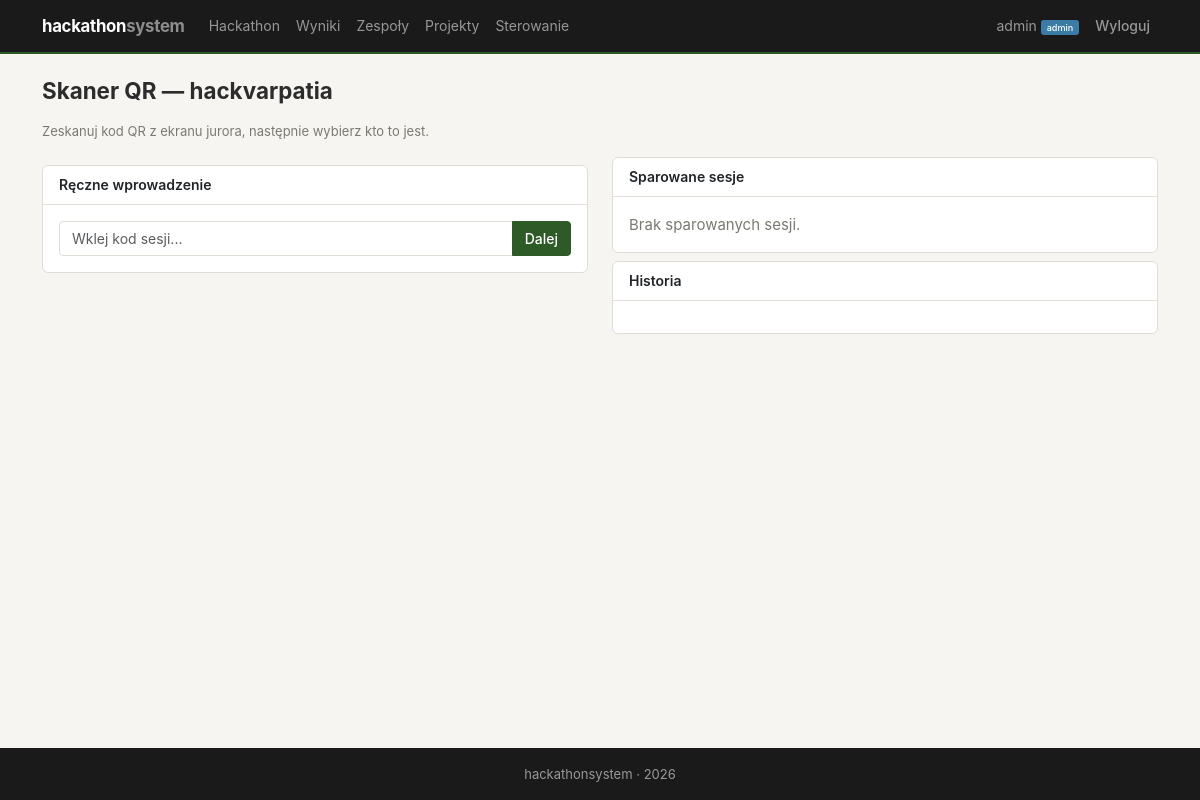
/jury/scanner/ (signed in), run on an earlier commit of the app's database.
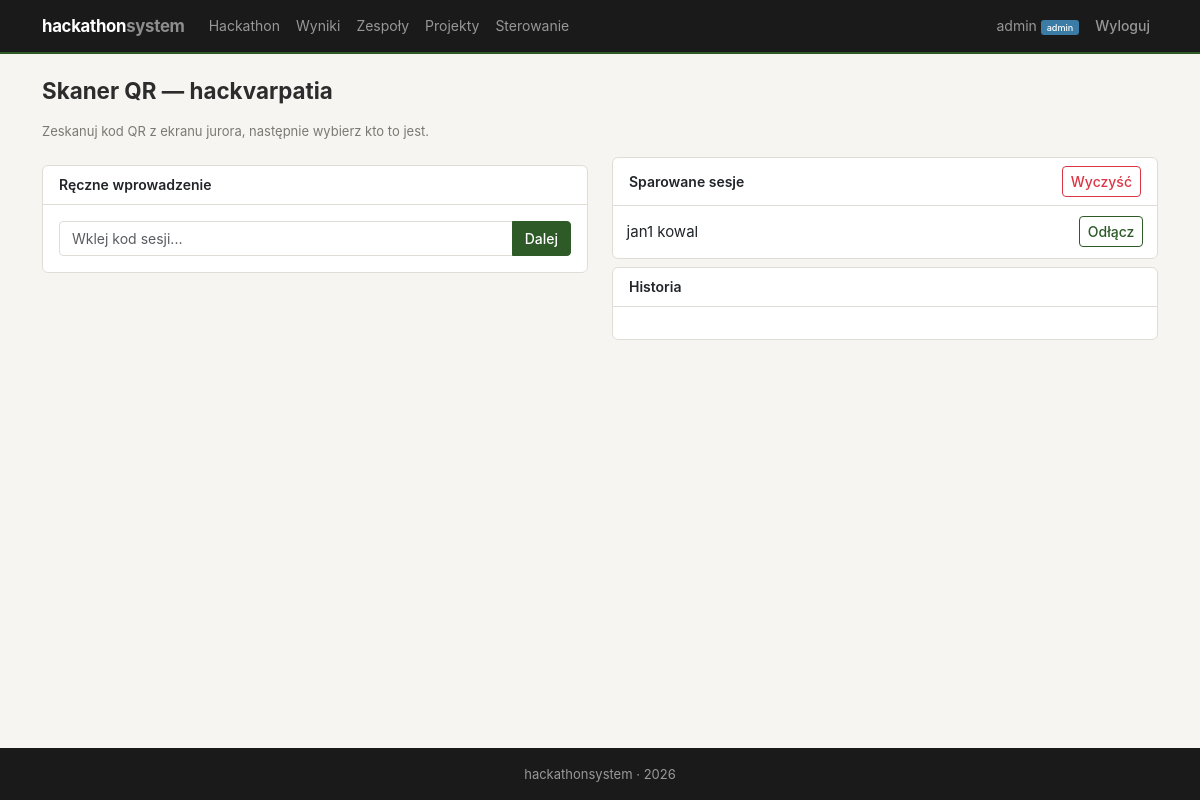
And on a later commit of the database.
### judging/models.py (models this page shows, shortened)
class JurySession(models.Model):
    code = models.UUIDField(default=uuid.uuid4, unique=True)
    jury_member = models.ForeignKey(
        JuryMember, null=True, blank=True, on_delete=models.SET_NULL,
        related_name='sessions', verbose_name='Przypisany juror'
    )
    created_at = models.DateTimeField(auto_now_add=True)

class JuryMember(models.Model):
    name = models.CharField(max_length=200, verbose_name='Imię i nazwisko')
    email = models.EmailField(unique=True, verbose_name='Email')
    qr_token = models.UUIDField(default=uuid.uuid4, unique=True, editable=False, verbose_name='Token QR')
    is_active = models.BooleanField(default=True, verbose_name='Aktywny')
    created_at = models.DateTimeField(auto_now_add=True)
    class Meta:
        verbose_name = 'Członek jury (QR)'
        verbose_name_plural = 'Członkowie jury (QR)'

### judging/views.py (the view)
    @login_required
    def wrapper(request, *args, **kwargs):
        if not hasattr(request.user, 'profile') or not request.user.profile.is_admin:
            messages.error(request, 'Brak uprawnień administratora.')
            return redirect('accounts:dashboard')
        return view_func(request, *args, **kwargs)

### accounts/models.py (called while the page is built)
    @property
    def is_admin(self):
        return self.role == 'admin'

### hackathon/models.py (called while the page is built)
    @classmethod
    def current(cls):
        h = cls.objects.first()
        if not h:
            raise Http404("Brak hackathonu. Utwórz hackathon w panelu admina.")
        return h

### judging/views.py (called while the page is built)
def admin_required(view_func):
    @login_required
    def wrapper(request, *args, **kwargs):
        if not hasattr(request.user, 'profile') or not request.user.profile.is_admin:
            messages.error(request, 'Brak uprawnień administratora.')
            return redirect('accounts:dashboard')
        return view_func(request, *args, **kwargs)
    wrapper.__name__ = view_func.__name__
    return wrapper

@admin_required
def jury_scanner(request):
    hackathon = Hackathon.current()
    members = JuryMember.objects.filter(is_active=True).order_by('name')
    paired = JurySession.objects.filter(jury_member__isnull=False).select_related('jury_member').order_by('-created_at')[:20]
    return render(request, 'judging/jury_scanner.html', {
        'hackathon': hackathon,
        'members': members,
        'paired_sessions': paired,
    })

### judging/templates/judging/jury_scanner.html (shortened to what this page needs)
{% extends 'base.html' %}
{% block content %}
<div class="section-header">
    <h2>Skaner QR — {{ hackathon.name }}</h2>
</div>
<p class="text-muted" style="font-size:13px">Zeskanuj kod QR z ekranu jurora, następnie wybierz kto to jest.</p>
<div class="row">
    <div class="col-md-6">
        <div class="card mt-2">
            <div class="card-header">Ręczne wprowadzenie</div>
            <div class="card-body">
                <div class="input-group">
                    <input type="text" id="manual-code" class="form-control" placeholder="Wklej kod sesji...">
                    <button class="btn btn-primary" onclick="showPairForm(document.getElementById('manual-code').value.trim())">Dalej</button>
                </div>
            </div>
        </div>
    </div>
    <div class="col-md-6">
        <div class="card">
            <div class="card-header d-flex justify-content-between align-items-center">
                Sparowane sesje
                {% if paired_sessions %}
                <form method="post" action="{% url 'jury:clear_sessions' %}">
                    <button class="btn btn-sm btn-outline-danger" onclick="return confirm('Wyczyścić wszystkie sesje?')">Wyczyść</button>
                </form>
                {% endif %}
            </div>
            <div>
                {% for s in paired_sessions %}
                <div class="item-row">
                    <span>{{ s.jury_member.name }}</span>
                    <form method="post" action="{% url 'jury:unpair' pk=s.pk %}">
                        <button class="btn btn-sm btn-outline-primary">Odłącz</button>
                    </form>
                </div>
                {% empty %}
                <p class="text-muted p-3 mb-0">Brak sparowanych sesji.</p>
                {% endfor %}
            </div>
        </div>
        <div class="card mt-2">
            <div class="card-header">Historia</div>
            <div class="card-body" id="scan-log" style="font-size:13px"></div>
        </div>
    </div>
</div>
{% endblock %}

What changed in the data, as far as the page shows it:
added JurySession: jury_member.name "jan1 kowal"
Also different on the page:
text no longer shown: "Brak sparowanych sesji."
text now shown: "Wyczyść"
